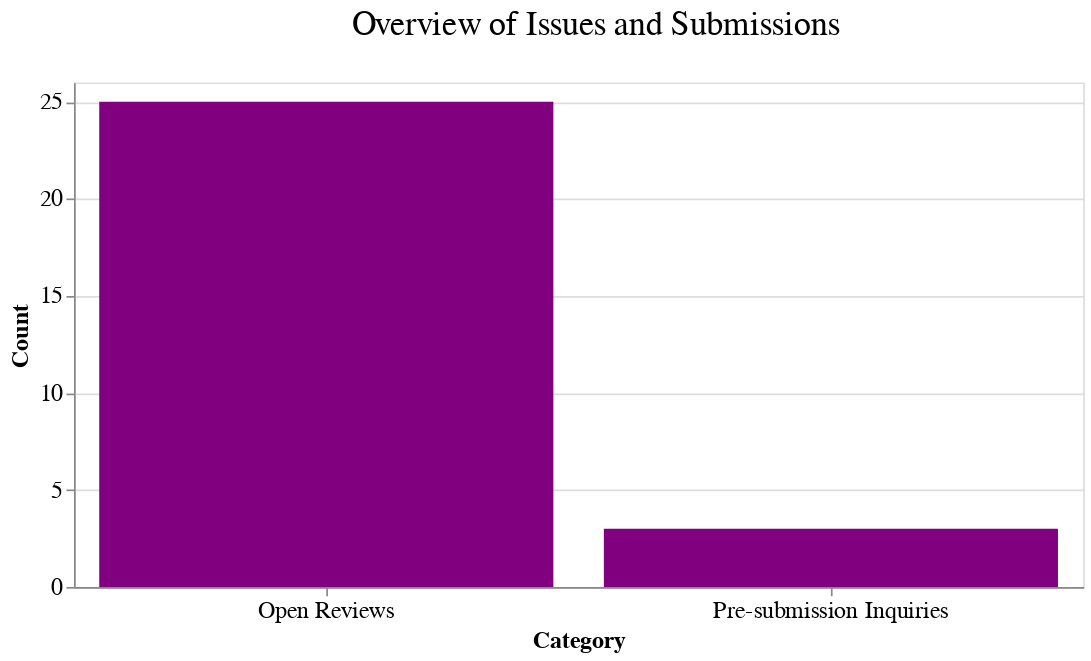

The code cell stored with this chart in its notebook:
### Code cell
# This should be 3 not 2
seeking_editor = open_reviews[open_reviews['labels'].apply(lambda x: "0/seeking-editor" in x)]
seeking_editor_count = len(seeking_editor)

# Create a current submissions bar plot
data = pd.DataFrame({
    'Category': ['Open Reviews', 'Pre-submission Inquiries'],
    'Count': [open_count, presub_open_count]
})

# Step 2: Create the bar plot
bar_chart = alt.Chart(data).mark_bar(color='purple').encode(
    x=alt.X('Category:N', title='Category', axis=alt.Axis(labelAngle=0)),
    y=alt.Y('Count:Q', title='Count'),
    tooltip=['Category', 'Count']
).properties(
    title=alt.TitleParams(text='Overview of Issues and Submissions'),
    width=600
).interactive()  # Makes the chart interactive

# Step 3: Display the chart
bar_chart.show()

### Figure 1 — Vega-Lite specification as saved in the notebook (floating-point values rounded to 4 significant figures)
{"config": {"title": {"fontSize": 20, "font": "Poppins", "anchor": "middle", "color": "black", "fontWeight": 400, "dy": -20, "dx": 10}, "axis": {"labelFontSize": 14, "titleFontSize": 14, "titleFont": "Poppins", "labelFont": "Poppins"}, "legend": {"labelFontSize": 12, "titleFontSize": 14, "titleFont": "Poppins", "labelFont": "Poppins"}, "bar": {"color": "purple", "fill": "purple"}, "line": {"color": "purple"}, "view": {"height": 300, "width": 600, "padding": {"top": 190, "left": 10, "right": 10, "bottom": 90}}}, "data": {"name": "data-c7b99667ba8c724d1a77672423ecb2f1"}, "mark": {"type": "bar", "color": "purple"}, "encoding": {"tooltip": [{"field": "Category", "type": "nominal"}, {"field": "Count", "type": "quantitative"}], "x": {"axis": {"labelAngle": 0}, "field": "Category", "title": "Category", "type": "nominal"}, "y": {"field": "Count", "title": "Count", "type": "quantitative"}}, "params": [{"name": "param_1", "select": {"type": "interval", "encodings": ["x", "y"]}, "bind": "scales"}], "title": {"text": "Overview of Issues and Submissions"}, "width": 600, "$schema": "https://vega.github.io/schema/vega-lite/v5.17.0.json", "datasets": {"data-c7b99667ba8c724d1a77672423ecb2f1": [{"Category": "Open Reviews", "Count": 25}, {"Category": "Pre-submission Inquiries", "Count": 3}]}}
